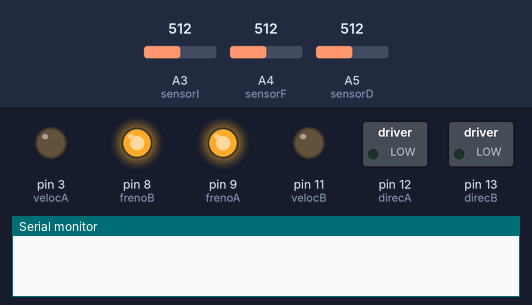
A sketch run on a simulated Arduino Uno, built with avr-gcc and run on an emulated ATmega328P. Shown: switched loads named in the sketch (green lamp = pin HIGH), output pins drawn as LEDs (lit = HIGH), the last lines printed to the serial monitor. The test bench sets the inputs (shaded band); at power-on: A4 (sensorF) = 512, A3 (sensorI) = 512, A5 (sensorD) = 512.

Above: at 0.8 s.
0.9 s: A4 (sensorF) set to 56
2.4 s: A4 (sensorF) set to 46
At 3.2 s:
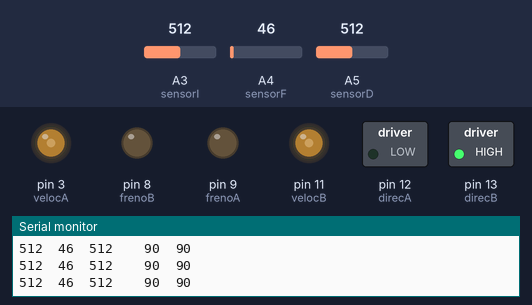
3.9 s: A4 (sensorF) set to 489
6.9 s: A4 (sensorF) set to 517
At 8.0 s:
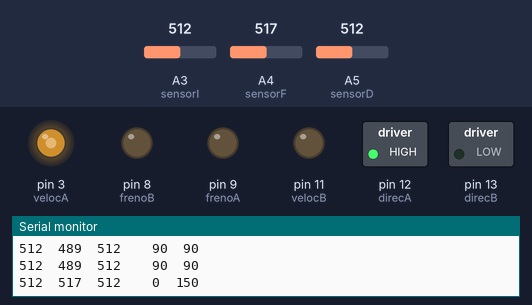
8.4 s: A4 (sensorF) set to 162
10.1 s: A4 (sensorF) set to 134
At 10.5 s:
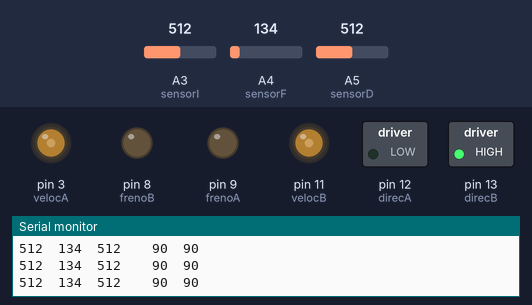
Timing chart, 0 to 12.6 s (numbered marks = the images above; inputs shaded):
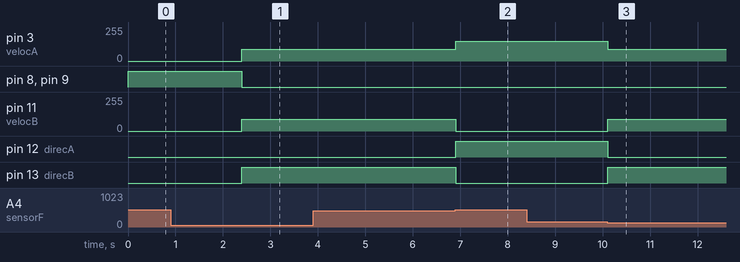

The sketch:

laberinto.ino
```cpp
#define kp_delante 0.2

#define kp_atras 0.5

#define sens_deteccion_paredD 175 //valores originales: D,I=175; F=150
#define sens_deteccion_paredI 175
#define sens_deteccion_paredF 150
#define sens_deteccion_paredcallejonF 500

#define vel_giro_rapida 130
#define vel_giro_lenta 20
#define vel_giro_rapida2 150
#define vel_giro_lenta2 0

#define velBase 90 //velocidad desde la que se incrementa/decrementa
#define error_limite 50 //ESTABA EN 50
#define error_alto 150
#define incremento 50

#define ref_regulador 250
#define delay_atras 1000 //milisegundos
//#define delay_girando 250 //milisegundos

//-----------------------------------------------------------------------------//
//-------------------------- DEFINE PINES DE ARDUINO -------------------------- //
//-----------------------------------------------------------------------------//


int velocA = 3; //A es el derecho joder
int direcA = 12;
int frenoA = 9;

int velocB = 11;
int direcB = 13;
int frenoB = 8;

int sensorI = A3;
int sensorD = A5;
int sensorF = A4;

int valorF = 0;
int valorD = 0;
int valorI = 0;


//-----------------------------------------------------------------------------//
//-------------------------- VARIABLES DE CONTROL-- -------------------------- //
//-----------------------------------------------------------------------------//

int error = 0;
int deltaV = 0; //diferencia de velocidades entre derecho e izquierdo

int velD = 0;
int velI = 0;
int dirA = 0; // Necesario poder controlar la marcha atrás del robot para callejón sin salida
int dirB = 1; // Necesario poder controlar la marcha atrás del robot para callejón sin salida

//--Variables para determinar en que zona del laberinto estamos.--//
//Si están a 1 tenemos pared, si están a 0 no la tenemos.
int paredD = 0;
int paredCF = 0;
int paredI = 0;
int paredF = 0;

int prioridadderecha = 1; //Siempre seguirá la pared de la dcha. En caso de callejón sin salida, pasa a seguir la pared de la izquierda.
int marchaatras = 0; //En caso de ir hacia atrás es necesario poner un delay para que el sensor no detecte pared libre teniendo la parte delantera del robot tocando pared.

int bandera_palante = 0;


//----------------------------------------------------------------------------------//
//------------------------------------ SET UP --------------------------------------//
//----------------------------------------------------------------------------------//

void setup() {

  pinMode (velocA, OUTPUT);
  pinMode (direcA, OUTPUT);
  pinMode (frenoA, OUTPUT);

  pinMode (velocB, OUTPUT);
  pinMode (direcB, OUTPUT);
  pinMode (frenoB, OUTPUT);

  pinMode (sensorI, INPUT);
  pinMode (sensorD, INPUT);
  pinMode (sensorF, INPUT);

  Serial.begin (9600);

//----- Prueba para que en el inicio esté parado ----//

while(analogRead(sensorF)>50){
  digitalWrite(frenoA, HIGH);
  digitalWrite(frenoB, HIGH);
}


}


//----------------------------------------------------------------------------------//
//---------------------------------- FUNCIONES -------------------------------------//
//----------------------------------------------------------------------------------//

void sensoresyerror() {
     valorD = analogRead(sensorD);
     valorI = analogRead(sensorI);
      valorF = analogRead(sensorF);

      if (valorD > valorI && valorD > ref_regulador) error = valorD - ref_regulador;
      else if (valorI > valorD && valorI > ref_regulador) error = -valorI + ref_regulador;
      else error = 0;
}


void haypared() {

      if (valorI < sens_deteccion_paredI) paredI = 0; //Valor de comparación de ejemplo, COMPROBAR
      else paredI = 1;
      if (valorD < sens_deteccion_paredD) paredD = 0;
      else paredD = 1;
      if (valorF < sens_deteccion_paredF) paredF = 0;
      else paredF = 1;
      if (valorF < sens_deteccion_paredcallejonF) paredCF = 0;
      else paredCF = 1;
}


void haciadelante() {

      if (abs(error) < error_alto) {

          if (abs(error) < error_limite) deltaV = 0;
          else  deltaV = floor(kp_delante * error);

          velD = velBase + deltaV / 2;
          velI = velBase - deltaV / 2;
      }

      else  {
          if (error > 0)   giroizquierda();
          else  giroderecha();
      }

      if (velD < 0) velD = 0;
      if (velI < 0) velI = 0;
      dirA = 0;
      dirB = 1;

      prioridadderecha = 1;
}


void giroizquierda() {
      velI = vel_giro_lenta2; //valores de ejemplo (comprobar)
      velD = vel_giro_rapida2; //valores de ejemplo  (comprobar)
      dirA = 0;
      dirB = 1;
      marchaatras = 0;
}


void giroderecha() {
      velI = vel_giro_rapida2;
      velD = vel_giro_lenta2;
      dirA = 0;
      dirB = 1;
}


void giro_bloqueo() {
      if (valorD > valorI) {
        velD = vel_giro_lenta2;
        velI = vel_giro_rapida2;
        prioridadderecha = 0;
      }
      else {
        velI = vel_giro_lenta2;
        velD = vel_giro_rapida2;
      }

      dirA = 1;
      dirB = 0;
      marchaatras = 1;

}


//----------------------------------------------------------------------------------//
//------------------------------------ LOOP ----------------------------------------//
//----------------------------------------------------------------------------------//

void loop() {

  Serial.print(analogRead(sensorI));
  Serial.print('\t');
  Serial.print(analogRead(sensorF));
  Serial.print('\t');
  Serial.print(analogRead(sensorD));
  Serial.print('\t');
  Serial.print('\t');
  Serial.print(velI);
  Serial.print('\t');
  Serial.println(velD);


  sensoresyerror();

  haypared();


  if (paredD == 1 && paredI == 1 && paredF == 0) { //Sólo un camino libre (recto)
    haciadelante();
  }

  else if (paredD == 0 && paredI == 1 && paredF == 1) { //Sólo un camino libre (derecha)
    //--¿? ERROR: En caso de que en un giro a izq detecte pared delantera y derecha
    if(prioridadderecha=1)  giroderecha();
    else giroizquierda();
  }

  else if (paredD == 1 && paredI == 0 && paredF == 1) { //Sólo un camino libre (izq)
    bandera_palante = 1;
    giroizquierda();
  }

  else if (paredD == 1 && paredI == 1 && paredCF == 1) { //Callejón sin salida, damos marcha atras
    giro_bloqueo();
  }

  else if (paredD == 0 && paredI == 0 && paredF == 1) { //Derecha o izquierda
    if (bandera_palante == 1) {
      prioridadderecha = 0;
      bandera_palante = 0;
    }
    if (prioridadderecha == 1) giroderecha();
    else giroizquierda();
  }

  else if (paredD == 0 && paredI == 1 && paredF == 0) { //En frente o derecha
    if (prioridadderecha == 1) giroderecha();
    else haciadelante(); // ¿? ERROR: Estaba puesto ir hacia la izq----------------
  }

  else if (paredD == 1 && paredI == 0 && paredF == 0) { //Izquierda o en frente

  //-- ¿Para qué se hace esto? --//-------------------------------------------
  //-- Se podría dejar solo haciadelante.

    prioridadderecha = 1;

    if (prioridadderecha == 1) haciadelante();
    else giroizquierda;
  }

  else if (paredD == 0 && paredI == 0 && paredF == 0) {
    haciadelante();
  }


  digitalWrite(direcA, dirA);
  digitalWrite(frenoA, LOW);
  analogWrite(velocA, velD);
  digitalWrite(direcB, dirB);
  digitalWrite(frenoB, LOW);
  analogWrite(velocB, velI);

  if (marchaatras == 1) {
    delay(delay_atras);
    marchaatras = 0;
  }


}
```

Measured:
- the behaviour switches between 51 and 50 on A4 (sensorF) (found by bisection; images 0 and 1)
- the behaviour switches between 499 and 500 on A4 (sensorF) (found by bisection; images 1 and 2)
- the behaviour switches between 150 and 149 on A4 (sensorF) (found by bisection; images 2 and 3)
- after the input at 0.9 s, every drawn part: stays the same
- after the input at 2.4 s, pin 3 (velocA), pin 11 (velocB): 0/255 → 90/255 at once; pin 8 (frenoB), pin 9 (frenoA): HIGH → LOW at once; pin 13 (direcB): LOW → HIGH at once
- after the input at 6.9 s, pin 3 (velocA): 90/255 → 150/255 at once; pin 11 (velocB): 90/255 → 0/255 at once; pin 12 (direcA): LOW → HIGH at once; pin 13 (direcB): HIGH → LOW at once
- after the input at 10.1 s, pin 3 (velocA): 150/255 → 90/255 at once; pin 11 (velocB): 0/255 → 90/255 at once; pin 12 (direcA): HIGH → LOW at once; pin 13 (direcB): LOW → HIGH at once
